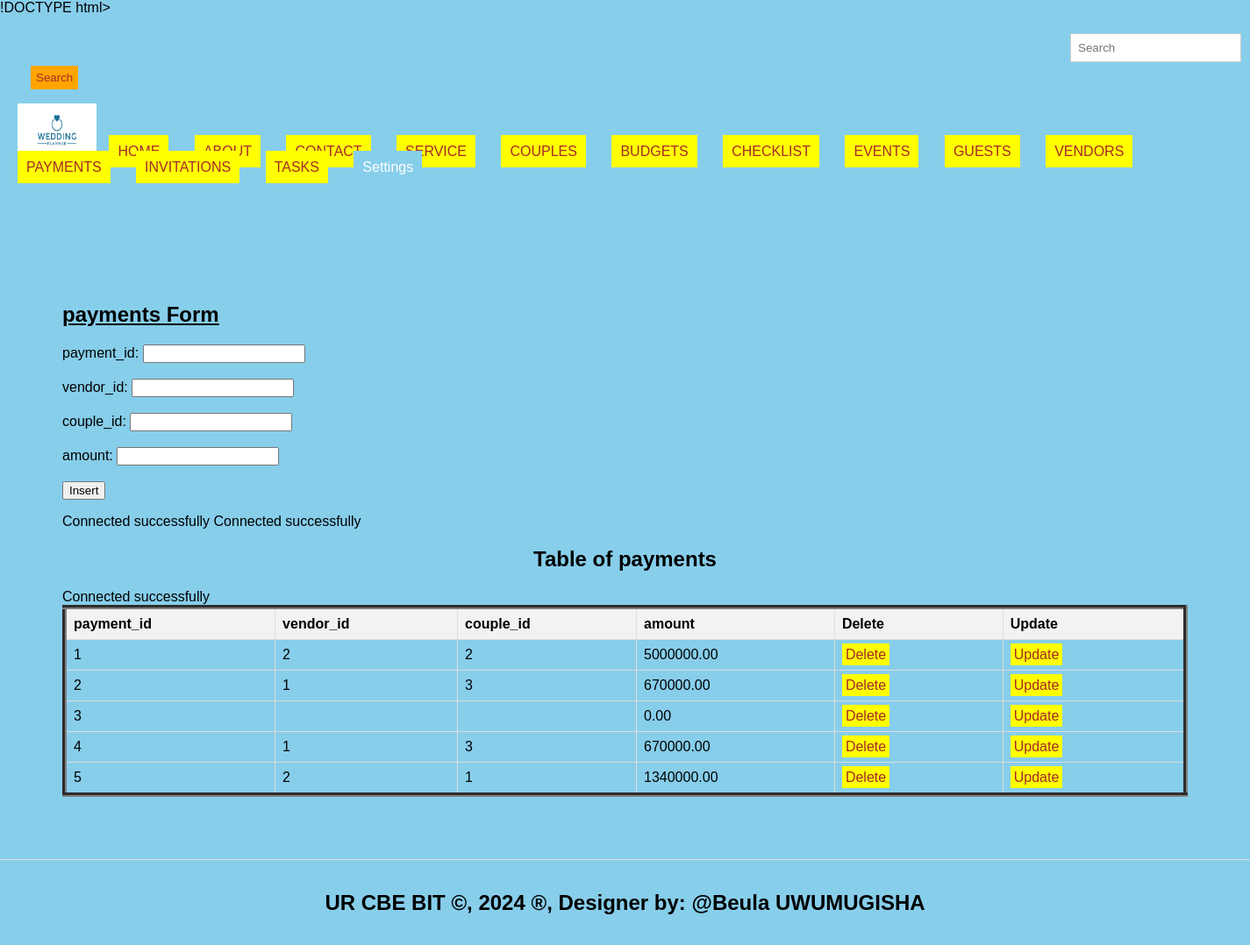
The page /payments.php on the database its author committed.
### tables this page shows
CREATE TABLE `payments` (
  `payment_id` int(11) NOT NULL,
  `vendor_id` int(11) DEFAULT NULL,
  `couple_id` int(11) DEFAULT NULL,
  `amount` decimal(10,2) NOT NULL
);

### payments.php (the view, shortened to what this page needs)
<html lang="en">
<head>
  <link rel="stylesheet" type="text/css" href="style.css" title="style 1" media="screen, tv, projection, handheld, print"/>
  </head>
  <header>
<body bgcolor="skyblue">
  <form class="d-flex" role="search" action="search.php">
      <input class="form-control me-2" type="search" placeholder="Search" aria-label="Search" name="query">
      <button class="btn btn-outline-success" type="submit">Search</button>
    </form>
  <ul style="list-style-type: none; padding: 0;">
    <li style="display: inline; margin-right: 10px;">
    <img src="./images/wedding logo.png" width="90" height="60" alt="Logo">
  </li>
    <li style="display: inline; margin-right: 10px;"><a href="./home.html">HOME</a>
  </li>
    <li style="display: inline; margin-right: 10px;"><a href="./about.html">ABOUT</a>
  </li>
    <li style="display: inline; margin-right: 10px;"><a href="./contact.html">CONTACT</a>
  </li>
    <li style="display: inline; margin-right: 10px;"><a href="./Service.html">SERVICE</a>
  </li>
    <li style="display: inline; margin-right: 10px;"><a href="./couples.php">COUPLES</a>
  </li>
    <li style="display: inline; margin-right: 10px;"><a href="./budgets.php">BUDGETS</a>
  </li>
    <li style="display: inline; margin-right: 10px;"><a href="./checklist.php">CHECKLIST</a>
  </li>
    <li style="display: inline; margin-right: 10px;"><a href="./events.php">EVENTS</a>
  </li>
    <li style="display: inline; margin-right: 10px;"><a href="./guests.php">GUESTS</a>
  </li>
  <li style="display: inline; margin-right: 10px;"><a href="./vendors.php">VENDORS</a>
  </li>
    <li style="display: inline; margin-right: 10px;"><a href="./payments.php">PAYMENTS</a>
  </li>
    <li style="display: inline; margin-right: 10px;"><a href="./invitations.php">INVITATIONS</a>
  </li>
   <li style="display: inline; margin-right: 10px;"><a href="./tasks.php">TASKS</a>
  </li>
    <li class="dropdown" style="display: inline; margin-right: 10px;">
      <a href="#" style="padding: 10px; color: white; background-color: skyblue; text-decoration: none; margin-right: 15px;">Settings</a>
    </li><br><br>
  </ul>
</header>
<section>
    <h1><u> payments Form </u></h1>
    <form method="post" onsubmit="return confirmInsert();">
        <label for="pid">payment_id:</label>
        <input type="number" id="pid" name="pid"><br><br>
        <label for="vid">vendor_id:</label>
        <input type="number" id="vid" name="vid"><br><br>
        <label for="cid">couple_id:</label>
        <input type="number" id="cid" name="cid" required><br><br>
        <label for=amt>amount:</label>
        <input type="number" id="amt" name="amt" required><br><br>
        <input type="submit" name="add" value="Insert">
    </form>
<?php
include('database_connection.php');
?>
<?php
include('database_connection.php');
?>
<!DOCTYPE html>
<html>
<head>
</head>
<body>
    <center><h2>Table of payments</h2></center>
    <table border="5">
        <tr>
            <th>payment_id</th>
            <th>vendor_id</th>
            <th>couple_id</th>
            <th>amount</th>
            <th>Delete</th>
            <th>Update</th>
        </tr>
        <?php
      include('database_connection.php');
        $sql = "SELECT * FROM payments";
        $result = $connection->query($sql);
        if ($result->num_rows > 0) {
            while ($row = $result->fetch_assoc()) {
                $pid = $row['payment_id'];
                echo "<tr>
                    <td>" . $row['payment_id'] . "</td>
                    <td>" . $row['vendor_id'] . "</td>
                    <td>" . $row['couple_id'] . "</td>
                    <td>" . $row['amount'] . "</td>
                    <td><a style='padding:4px' href='delete_payments.php?payment_id=$pid'>Delete</a></td>
                    <td><a style='padding:4px' href='update_payments.php?payment_id=$pid'>Update</a></td>
                </tr>";
            }
        } else {
            echo "<tr><td colspan='6'>No data found</td></tr>";
        }
        ?>
    </table>
</body>
    </section>
<footer>
  <center>
    <marquee behavior='alternate'>
    <b><h2>UR CBE BIT &copy, 2024 &reg, Designer by: @Beula UWUMUGISHA</h2></b>
  </marquee>
  </center>
</footer>
</body>
</html>

### style.css (style rules this page uses)
body { font-family: Arial, sans-serif; margin: 0; padding: 0; }
.form-control { padding: 8px; margin-left: 4px; border: 1px solid #ccc; }
.btn { padding: 6px; background-color: orange; color: brown; border: none; }
.dropdown { position: relative; display: inline; margin-right: 10px; }
body { font-family: Arial,sans-serif; margin:0; padding:0; }
header { background-color:skyblue; padding: 20px; }
.dropdown { position: right; display:right; direction:rtl; }
section { padding:28px; border-bottom: 1px solid #ddd; }
footer { text-align: center; padding: 15px; background-color:skyblue; }

### payments.php (style rules this page uses)
a { padding: 10px; color: white; background-color: yellow; text-decoration: none; margin-right: 15px; }
a:link { color: brown; }
button.btn { margin-left: 15px; margin-top: 4px; }
input.form-control { margin-left: 1200px; padding: 8px; }
header { background-color:skyblue; }
section { padding:71px; border-bottom: 1px solid #ddd; }
footer { text-align: center; padding: 15px; background-color:skyblue; }
table { width: 100%; border-collapse: collapse; }
th, td { border: 1px solid #ddd; padding: 8px; text-align: left; }
th { background-color: #f2f2f2; }

### rows shown on the page
payments: payment_id "1", vendor "2", couple "2", amount "5000000.00"
payments: payment_id "2", vendor "1", couple "3", amount "670000.00"
payments: payment_id "3", amount "0.00"
payments: payment_id "4", vendor "1", couple "3", amount "670000.00"
payments: payment_id "5", vendor "2", couple "1", amount "1340000.00"
